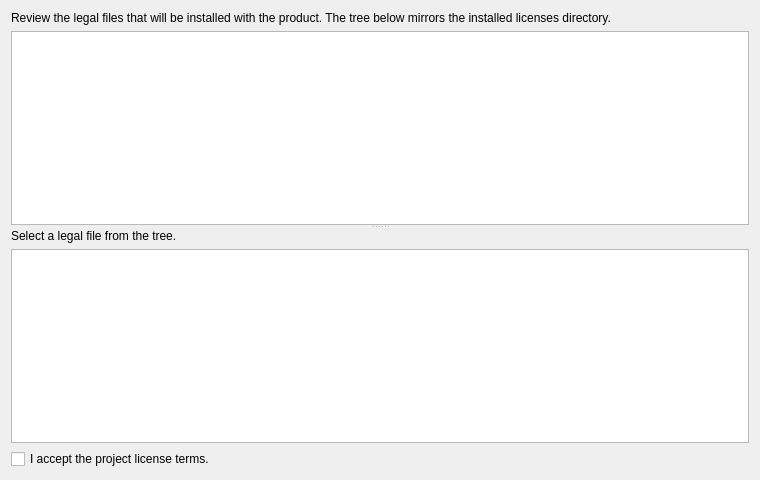
<?xml version="1.0" encoding="UTF-8"?>
<ui version="4.0">
 <class>LicenseBundleWidget</class>
 <widget class="QWidget" name="LicenseBundleWidget">
  <property name="geometry">
   <rect>
    <x>0</x>
    <y>0</y>
    <width>760</width>
    <height>480</height>
   </rect>
  </property>
  <property name="windowTitle">
   <string>Licenses</string>
  </property>
  <layout class="QVBoxLayout" name="verticalLayout">
   <item>
    <widget class="QLabel" name="pageDescriptionLabel">
     <property name="wordWrap">
      <bool>true</bool>
     </property>
     <property name="text">
      <string>Review the legal files that will be installed with the product. The tree below mirrors the installed licenses directory.</string>
     </property>
    </widget>
   </item>
   <item>
    <widget class="QSplitter" name="mainSplitter">
     <property name="orientation">
      <enum>Qt::Vertical</enum>
     </property>
     <widget class="QWidget" name="treeContainerWidget">
      <property name="minimumSize">
       <size>
        <width>0</width>
        <height>110</height>
       </size>
      </property>
      <layout class="QVBoxLayout" name="treeContainerLayout">
       <item>
        <widget class="QTextBrowser" name="legalFilesTreeBrowser"/>
       </item>
      </layout>
     </widget>
     <widget class="QWidget" name="textContainerWidget">
      <property name="minimumSize">
       <size>
        <width>0</width>
        <height>180</height>
       </size>
      </property>
      <layout class="QVBoxLayout" name="textContainerLayout">
       <item>
        <widget class="QLabel" name="selectedFilePathLabel">
         <property name="wordWrap">
          <bool>true</bool>
         </property>
         <property name="text">
          <string>Select a legal file from the tree.</string>
         </property>
        </widget>
       </item>
       <item>
        <widget class="QPlainTextEdit" name="licenseTextEdit">
         <property name="readOnly">
          <bool>true</bool>
         </property>
         <property name="lineWrapMode">
          <enum>QPlainTextEdit::NoWrap</enum>
         </property>
        </widget>
       </item>
      </layout>
     </widget>
    </widget>
   </item>
   <item>
    <widget class="QCheckBox" name="acceptProjectLicenseCheckBox">
     <property name="text">
      <string>I accept the project license terms.</string>
     </property>
    </widget>
   </item>
  </layout>
 </widget>
 <resources/>
 <connections/>
</ui>
